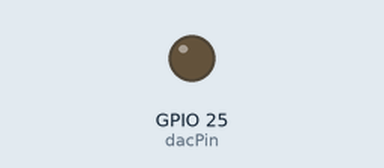
Simulated run of this sketch. Board: ESP32. On the bench: output pins drawn as LEDs (lit = HIGH).

Above: at 0.15 s.
Timing chart, 0 to 0.2 s (numbered marks = the images above):
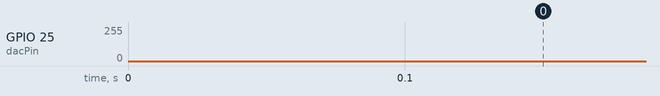

The sketch:

Sine_wave_output_ESP32.ino
```cpp
#include <Arduino.h>
#include <driver/dac.h> // The ESP32 library for Analog Output

// 1. GLOBAL SETTINGS
const int dacPin = 25;          // GPIO 25 is DAC Channel 1
const float frequency = 440.0;  // Frequency in Hz (440Hz is Note A4)
const float amplitude = 127;    // Half of 255 (The "height" of the wave)
const float offset = 128;       // The "middle" point (The "Zero" of our wave)

// 2. TIMING VARIABLES
unsigned long lastMicros = 0;
float phase = 0;

void setup() {
  // Enable the DAC on the specific pin
  dac_output_enable(DAC_CHANNEL_1);
}

void loop() {
  // 3. THE MATH ENGINE
  // We calculate how much time has passed since the last loop
  unsigned long currentMicros = micros();
  float deltaTime = (currentMicros - lastMicros) / 1000000.0; // Convert to seconds
  lastMicros = currentMicros;

  // 4. PHASE CALCULATION
  // Phase moves from 0 to 2*PI to complete one full circle (one wave)
  phase += 2.0 * PI * frequency * deltaTime;

  // Keep phase between 0 and 2*PI to prevent number overflow
  if (phase >= 2.0 * PI) {
    phase -= 2.0 * PI;
  }

  // 5. GENERATING THE VOLTAGE
  // sin(phase) gives a value between -1 and 1
  // We multiply by amplitude and add offset to get a value between 0 and 255
  int dacValue = (int)(offset + amplitude * sin(phase));

  // 6. OUTPUT TO PIN
  dac_output_voltage(DAC_CHANNEL_1, dacValue);
}
```
